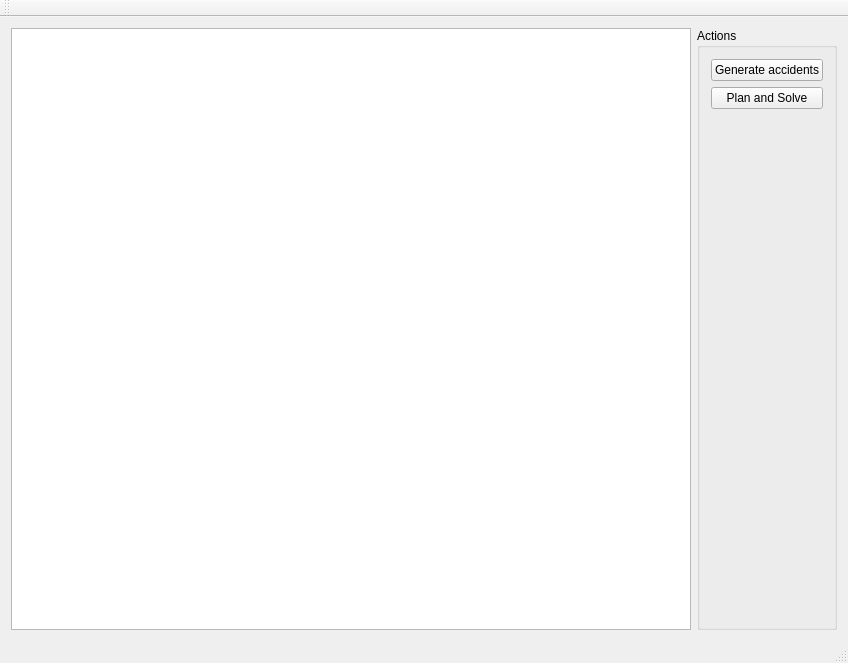
<?xml version="1.0" encoding="UTF-8"?>
<ui version="4.0">
 <class>ATDynamicPrototypeClass</class>
 <widget class="QMainWindow" name="ATDynamicPrototypeClass">
  <property name="geometry">
   <rect>
    <x>0</x>
    <y>0</y>
    <width>848</width>
    <height>663</height>
   </rect>
  </property>
  <property name="windowTitle">
   <string>ATDynamicPrototype</string>
  </property>
  <widget class="QWidget" name="centralWidget">
   <layout class="QHBoxLayout" name="horizontalLayout">
    <item>
     <widget class="AMapView" name="gvMain"/>
    </item>
    <item>
     <widget class="QGroupBox" name="groupBox">
      <property name="title">
       <string>Actions</string>
      </property>
      <layout class="QVBoxLayout" name="verticalLayout">
       <item>
        <widget class="QPushButton" name="pushButton">
         <property name="text">
          <string>Generate accidents</string>
         </property>
        </widget>
       </item>
       <item>
        <widget class="QPushButton" name="pushButton_2">
         <property name="text">
          <string>Plan and Solve</string>
         </property>
        </widget>
       </item>
       <item>
        <spacer name="verticalSpacer">
         <property name="orientation">
          <enum>Qt::Vertical</enum>
         </property>
         <property name="sizeHint" stdset="0">
          <size>
           <width>20</width>
           <height>40</height>
          </size>
         </property>
        </spacer>
       </item>
      </layout>
     </widget>
    </item>
   </layout>
  </widget>
  <widget class="QMenuBar" name="menuBar">
   <property name="geometry">
    <rect>
     <x>0</x>
     <y>0</y>
     <width>848</width>
     <height>21</height>
    </rect>
   </property>
  </widget>
  <widget class="QToolBar" name="mainToolBar">
   <attribute name="toolBarArea">
    <enum>TopToolBarArea</enum>
   </attribute>
   <attribute name="toolBarBreak">
    <bool>false</bool>
   </attribute>
  </widget>
  <widget class="QStatusBar" name="statusBar"/>
 </widget>
 <layoutdefault spacing="6" margin="11"/>
 <customwidgets>
  <customwidget>
   <class>AMapView</class>
   <extends>QGraphicsView</extends>
   <header>AMapView.h</header>
  </customwidget>
 </customwidgets>
 <resources>
  <include location="../../../ATDynamicPrototype.qrc"/>
 </resources>
 <connections/>
</ui>
